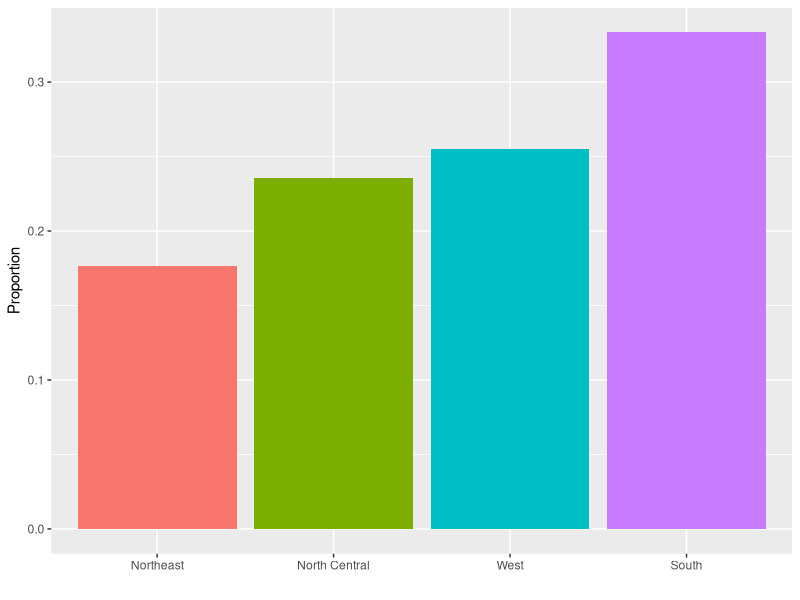
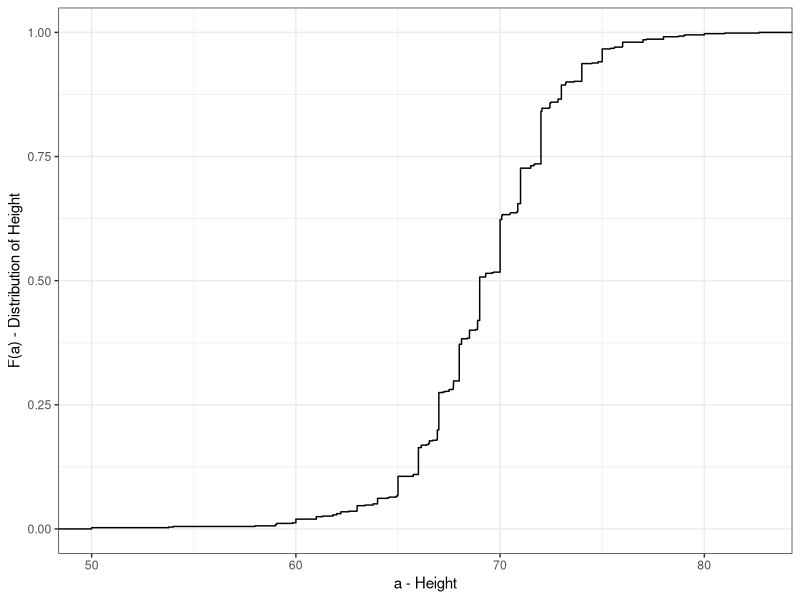
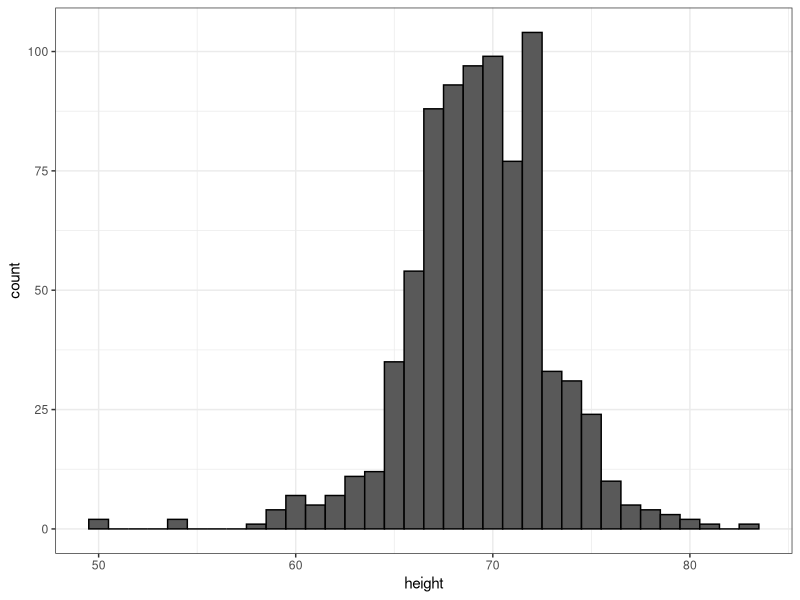
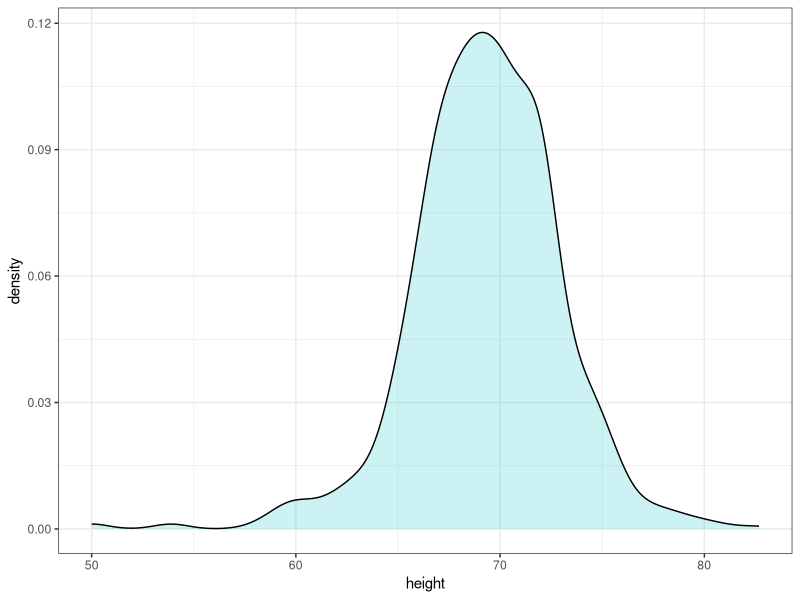
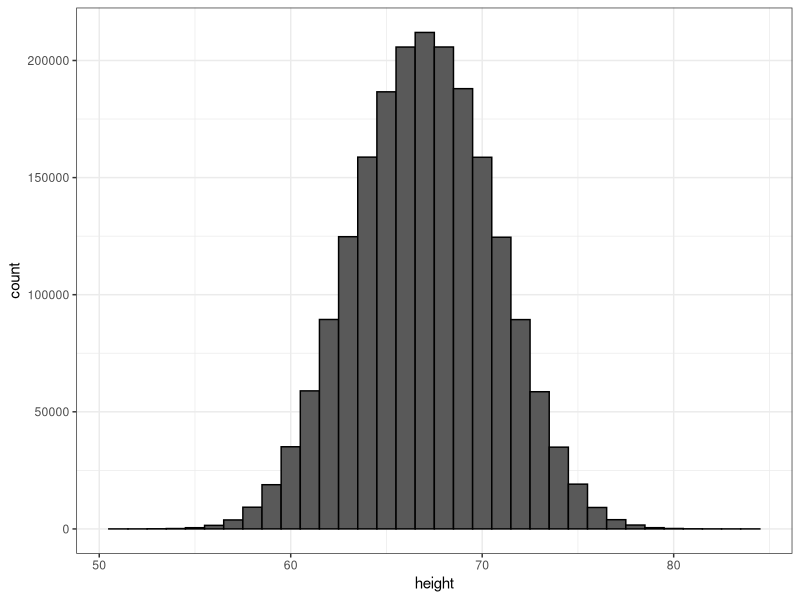
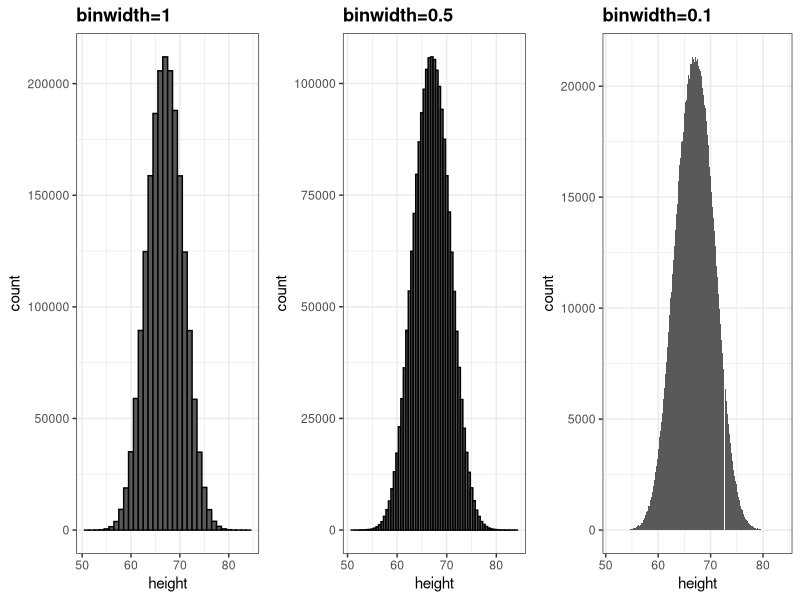
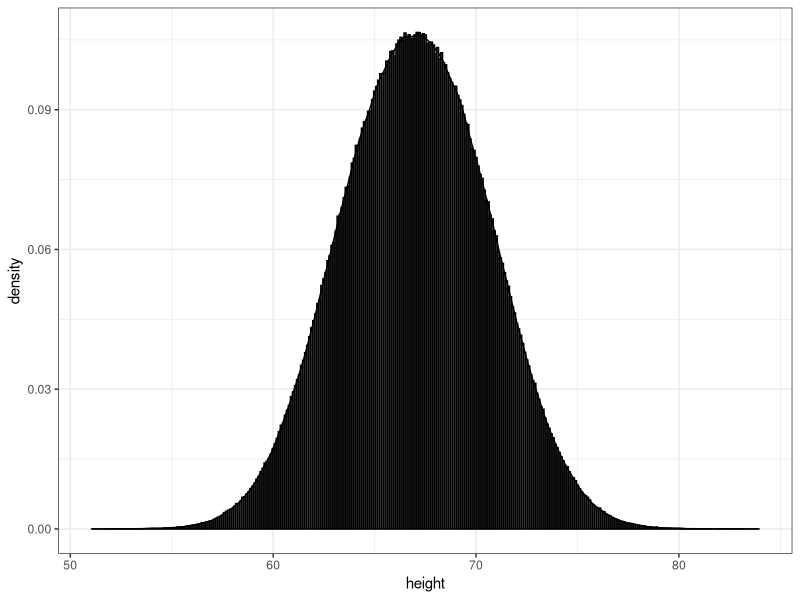
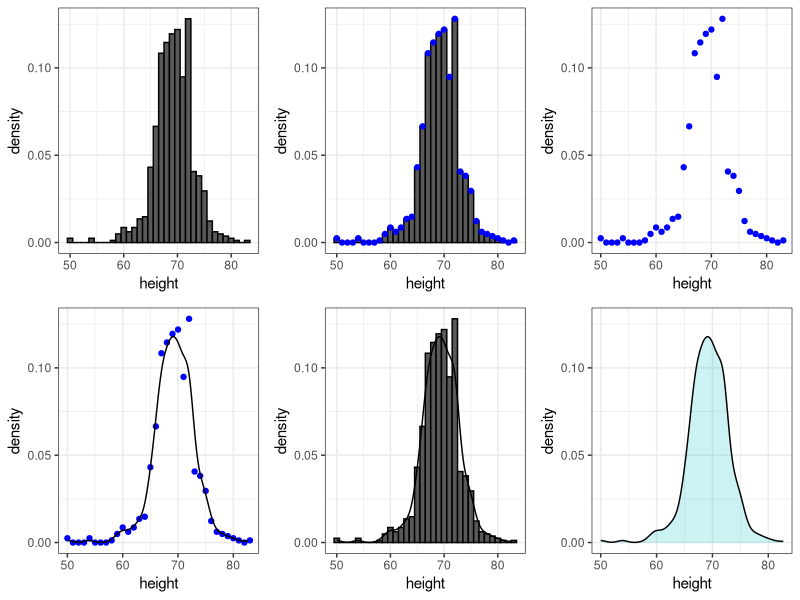

R code for these plots, in order: (Note: this script raises an error after producing the figures.)
## ---- chunk 1
rm(list = ls())
img_path <- "dataviz/img"
## ---- chunk 2
library(tidyverse)
library(dslabs)
data(heights)
## ---- chunk 3
prop.table(table(heights$sex))
## ---- chunk 4
murders %>% group_by(region) %>%
  summarize(n = n()) %>%
  mutate(Proportion = n/sum(n), 
         region = reorder(region, Proportion)) %>%
  ggplot(aes(x=region, y=Proportion, fill=region)) + 
  geom_bar(stat = "identity", show.legend = FALSE) + 
  xlab("")
## ---- chunk 5
ds_theme_set()
heights %>% filter(sex=="Male") %>% ggplot(aes(height)) + 
  stat_ecdf() +
  ylab("F(a) - Distribution of Height") + xlab("a - Height")
## ---- chunk 6
heights %>% 
  filter(sex=="Male") %>% 
  ggplot(aes(height)) + 
  geom_histogram(binwidth = 1, color = "black")
## ---- chunk 7
heights %>% 
  filter(sex=="Male") %>% 
  ggplot(aes(height)) + 
  geom_density(alpha = .2, fill= "#00BFC4", color = 0)  +
  geom_line(stat='density')
## ---- chunk 8
set.seed(1988)
x <- data.frame(height = c(rnorm(1000000,69,3), rnorm(1000000,65,3)))
x %>% ggplot(aes(height)) + geom_histogram(binwidth = 1, color = "black")
## ---- chunk 9
p1 <- x %>% ggplot(aes(height)) + geom_histogram(binwidth = 1, color = "black") + ggtitle("binwidth=1")
p2 <- x %>% ggplot(aes(height)) + geom_histogram(binwidth = 0.5, color="black") + ggtitle("binwidth=0.5") 
p3 <- x %>% ggplot(aes(height)) + geom_histogram(binwidth = 0.1) + ggtitle("binwidth=0.1")
library(gridExtra)
grid.arrange(p1, p2, p3, nrow = 1)
## ---- chunk 10
x %>% ggplot(aes(height)) + 
  geom_histogram(aes(y=..density..), binwidth = 0.1, color = I("black")) +
  geom_line(stat='density')
## ---- chunk 11
hist1 <- heights %>% 
  filter(sex=="Male") %>% 
  ggplot(aes(height)) +
  geom_histogram(aes(y=..density..), binwidth = 1, color="black") 
hist2 <- hist1 +
  geom_line(stat='density')
hist3 <- hist1 + 
  geom_point(data = ggplot_build(hist2)$data[[1]], aes(x,y), col = "blue")
hist4 <- ggplot() + geom_point(data = ggplot_build(hist2)$data[[1]], aes(x,y), col = "blue") + 
  xlab("height") + ylab("density")
hist5 <- hist4 + geom_line(data = ggplot_build(hist2)$data[[2]], aes(x,y))
hist6 <- heights %>% 
  filter(sex=="Male") %>% 
  ggplot(aes(height)) +
  geom_density(alpha = 0.2, fill="#00BFC4", col = 0) +
  geom_line(stat='density') +
  scale_y_continuous(limits = layer_scales(hist2)$y$range$range)
  
grid.arrange(hist1, hist3, hist4, hist5, hist2, hist6, nrow=2)
## ---- chunk 12
p1 <- heights %>% 
  filter(sex=="Male")%>% ggplot(aes(height)) +
  geom_histogram(aes(y=..density..), binwidth = 1, alpha = 0.5) + 
  geom_line(stat='density', adjust = 0.5)

p2 <- heights %>% 
  filter(sex=="Male") %>% ggplot(aes(height)) +
  geom_histogram(aes(y=..density..), binwidth = 1, alpha = 0.5) + 
  geom_line(stat='density', adjust = 2)

grid.arrange(p1,p2, ncol=2)
## ---- chunk 13
d <- with(heights, density(height[sex=="Male"]))
tmp <- data.frame(height=d$x, density=d$y)
tmp %>% ggplot(aes(height,density)) + geom_line() + 
  geom_area(aes(x=height,y=density), data = filter(tmp, between(height, 65, 68)), alpha=0.2, fill="#00BFC4")
## ---- chunk 14
heights %>% 
  filter(sex=="Male") %>% 
  ggplot(aes(height)) + 
  geom_density(alpha=.2, fill= "#00BFC4", color = 0)  +
  geom_line(stat='density')
## ---- chunk 15
heights %>% 
  ggplot(aes(height, fill=sex)) + 
  geom_density(alpha = 0.2, color = 0) +
  geom_line(stat='density')
## ---- chunk 16
library(dslabs)
library(ggplot2)
library(dplyr)
ds_theme_set()
data(murders)
murders %>% group_by(region) %>%
  summarize(n = n()) %>%
  mutate(Proportion = n/sum(n), 
         region = reorder(region, Proportion)) %>%
  ggplot(aes(x=region, y=Proportion, fill=region)) + 
  geom_bar(stat = "identity", show.legend = FALSE) + 
  xlab("")
## ---- chunk 17
heights %>% filter(sex == "Male") %>% ggplot(aes(height)) + 
  stat_ecdf() +
  ylab("F(a)") + xlab("a")
## ---- chunk 18
murders %>% mutate(murder_rate = total/population * 10^5) %>%
  ggplot(aes(murder_rate)) + 
  stat_ecdf() +
  ylab("F(a)") + xlab("a")
## ---- chunk 19
heights %>% 
  filter(sex == "Male") %>% 
  ggplot(aes(height)) + 
  geom_histogram(binwidth = 1, color = "black")
## ---- chunk 20
murders %>% ggplot(aes(x=population/10^6)) + 
  geom_density(fill = "grey") + 
  scale_x_log10() +
  xlab("Population in millions")
## ---- chunk 21
library(gridExtra)
p1 <- murders %>% ggplot(aes(x=population/10^6)) + 
  geom_density(fill = "grey", bw = 5) + xlab("Population in millions") + ggtitle("1")
p2 <- murders %>% ggplot(aes(x=population/10^6)) + 
  geom_density(fill = "grey", bw = .05) + scale_x_log10() + xlab("Population in millions") + ggtitle("2")
p3 <- murders %>% ggplot(aes(x=population/10^6)) + 
  geom_density(fill = "grey", bw = 1) + scale_x_log10() + xlab("Population in millions") + ggtitle("3")
grid.arrange(p1,p2,p3,ncol=2)
## ---- chunk 22
rm(list = ls())
img_path <- "dataviz/img"
## ---- chunk 23
mu <- 0; s <- 1
norm_dist <- data.frame(x=seq(-4,4,len=50)*s+mu) %>% mutate(density=dnorm(x,mu,s))
norm_dist %>% ggplot(aes(x,density)) + geom_line()
## ---- chunk 24
data("heights")
index <- heights$sex == "Male"
x <- heights$height[index]
## ---- chunk 25
m <- mean(x)
s <- sd(x)
c(average = m, sd = s)
## ---- chunk 26
norm_dist <- data.frame(x = seq(-4, 4, len=50)*s + m) %>% 
  mutate(density = dnorm(x, m, s))

heights %>% filter(sex == "Male") %>% ggplot(aes(height)) +
  geom_density(fill="#0099FF") +
  geom_line(aes(x, density),  data = norm_dist, lwd=1.5) 
## ---- chunk 27
z <- scale(x)
## ---- chunk 28
mean(abs(z) < 2)
## ---- chunk 29
knitr::include_graphics(file.path(img_path,"norm-dist-probs-combined.png"))
## ---- chunk 30
pnorm(-1.96)
## ---- chunk 31
qnorm(0.975)
## ---- chunk 32
qnorm(0.975, mean = 5, sd = 2)
## ---- chunk 33
mean(x <= 69.5)
## ---- chunk 34
p <- seq(0.05, 0.95, 0.05)
## ---- chunk 35
sample_quantiles <- quantile(x, p)
## ---- chunk 36
theoretical_quantiles <- qnorm(p, mean = mean(x), sd = sd(x))
## ---- chunk 37
qplot(theoretical_quantiles, sample_quantiles) + geom_abline()
## ---- chunk 38
data(murders)
murders <- murders %>% mutate(rate = total/population*100000)
library(gridExtra)
p1 <- murders %>% ggplot(aes(x=rate)) + geom_histogram(binwidth = 1) + ggtitle("Histogram")
p2 <- murders %>% ggplot(aes(sample=rate)) + 
  geom_qq(dparams=summarize(murders, mean=mean(rate), sd=sd(rate))) +
  geom_abline() + ggtitle("QQ-plot")
grid.arrange(p1, p2, ncol = 2)
## ---- chunk 39
murders %>% ggplot(aes("",rate)) + geom_boxplot() +
  coord_cartesian(xlim = c(0, 2)) + xlab("")
## ---- chunk 40
heights %>% ggplot(aes(x=sex, y=height, fill=sex)) +
  geom_boxplot()
## ---- chunk 41
p1 <- heights %>% filter(sex == "Female") %>%
  ggplot(aes(height)) +
  geom_density(fill="#F8766D") 
p2 <- heights %>% filter(sex == "Female") %>% 
  ggplot(aes(sample=scale(height))) +
  geom_qq() + geom_abline() + ylab("Standard Units")
grid.arrange(p1, p2, ncol=2)
## ---- chunk 42
heights %>% filter(sex == "Female") %>% 
  top_n(5, desc(height)) %>%
  pull(height)
## ---- chunk 43
library(tidyverse)
library(dslabs)
ds_theme_set()
data(gapminder)
tab <- gapminder %>% filter(year == 2010) %>% group_by(continent) %>% select(continent, population)  
tab %>% ggplot(aes(x=continent, y=population/10^6)) + 
  geom_boxplot() + 
  scale_y_continuous(trans = "log10", breaks = c(1,10,100,1000)) + ylab("Population in millions")
## ---- chunk 44
murders %>% ggplot(aes(region)) + geom_bar()
## ---- chunk 45
data(murders)
tab <- murders %>% 
  count(region) %>% 
  mutate(proportion = n/sum(n))
tab
## ---- chunk 46
tab %>% ggplot(aes(region, proportion)) + geom_bar(stat = "identity")
## ---- chunk 47
heights %>% 
  filter(sex == "Female") %>% 
  ggplot(aes(height)) +
  geom_histogram(binwidth = 1, fill = "blue", col = "black") +
  xlab("Male heights in inches") + 
  ggtitle("Histogram")
## ---- chunk 48
heights %>% 
  filter(sex == "Female") %>%
  ggplot(aes(height)) +
  geom_density(fill="blue")
## ---- chunk 49
heights %>% ggplot(aes(sex, height)) +
  geom_boxplot()
## ---- chunk 50
heights %>% filter(sex=="Male") %>%
  ggplot(aes(sample = height)) +
  geom_qq()
## ---- chunk 51
x <- expand.grid(x = 1:12, y = 1:10) %>% 
  mutate(z = 1:120) 
## ---- chunk 52
x %>% ggplot(aes(x, y, fill = z)) + 
  geom_raster() + 
  scale_fill_gradientn(colors =  terrain.colors(10))
## ---- chunk 53
x <- heights %>% 
  filter(sex=="Male") %>% 
  pull(height)
## ---- chunk 54
qplot(x, bins=15, color = I("black"), xlab = "Population")
